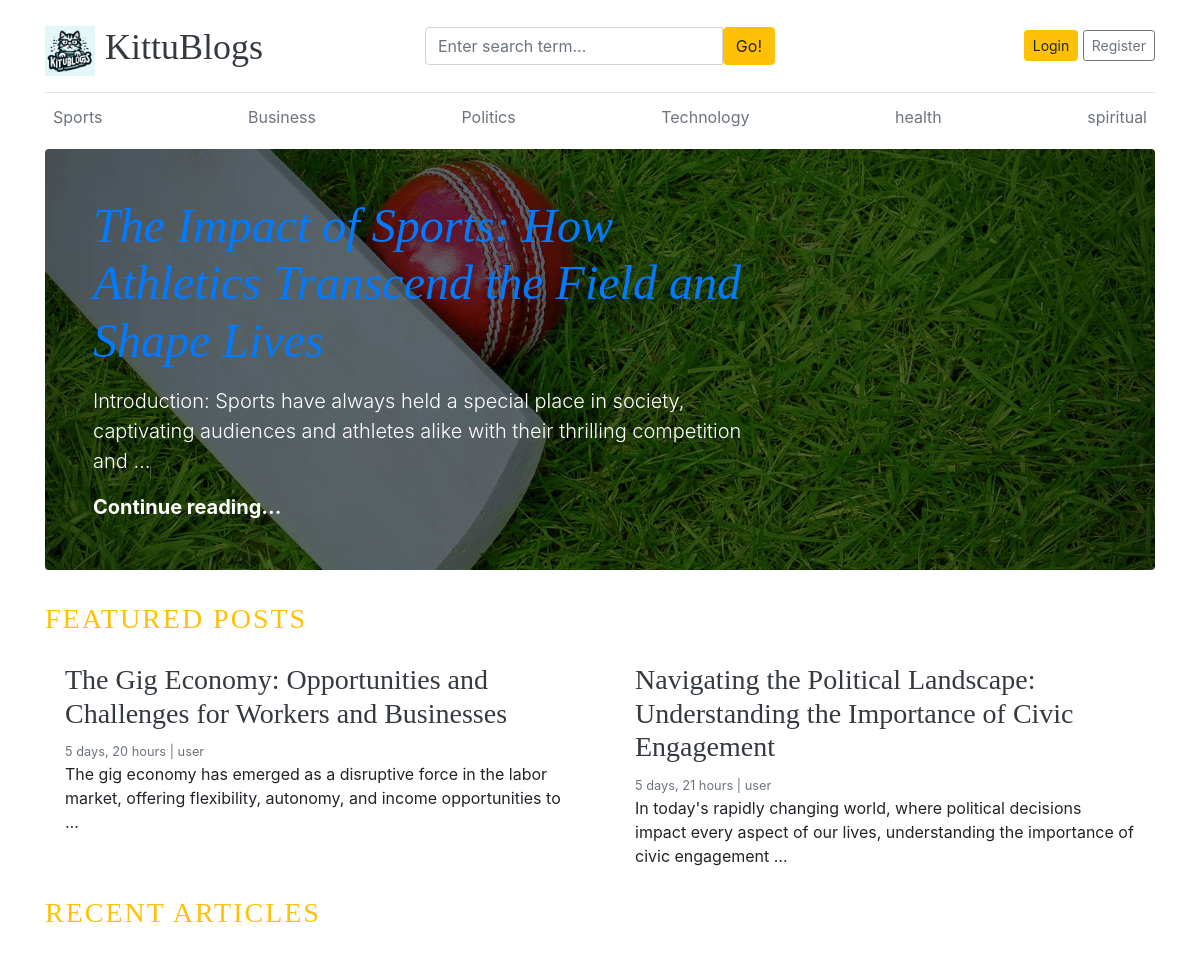
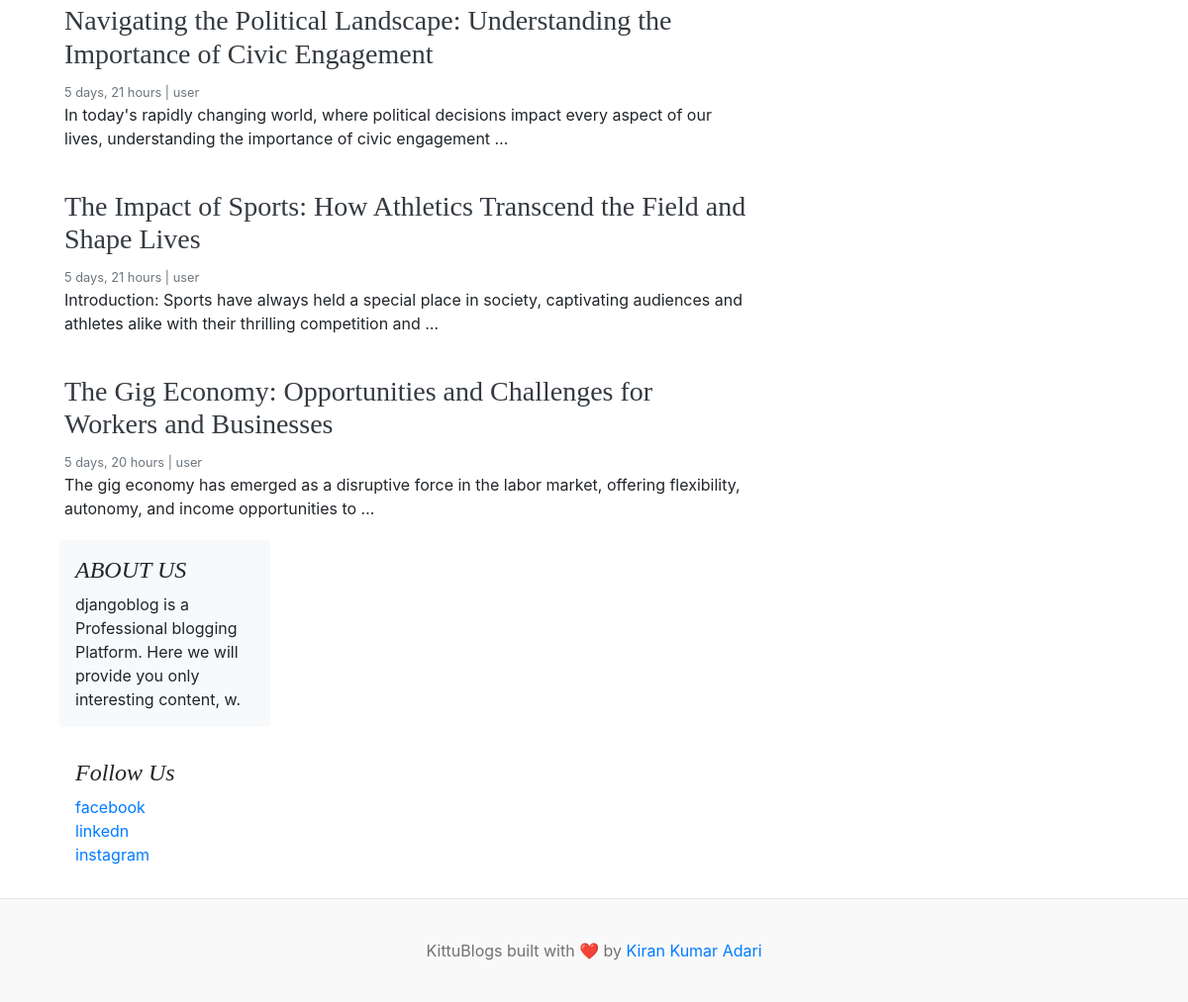
The page / on the database its author committed (2 pictures, top to bottom).
### blogs/models.py (models this page shows, shortened)
class category(models.Model):
    category_name = models.CharField(max_length = 100,unique=True)
    created_at = models.DateTimeField(auto_now_add =True)
    updated_at = models.DateTimeField(auto_now = True)
    class Meta:
        verbose_name_plural = "categories"

class Blog(models.Model):
    title = models.CharField(max_length=200,unique =True)
    slug = models.SlugField(max_length=250,unique=True,blank=True)
    category =models.ForeignKey(category,on_delete=models.CASCADE)
    author = models.ForeignKey(User,on_delete=models.CASCADE)
    featured_image = models.ImageField(upload_to='uploads/%Y/%m/%d')
    short_description = models.TextField(max_length = 500)
    blog_body =models.TextField(max_length=2000)
    status= models.CharField(max_length = 200,choices=STATUS_CHOICES,default="draft")
    is_featured = models.BooleanField(default=False)
    created_at=models.DateTimeField(auto_now_add =True)
    updated_at=models.DateTimeField(auto_now = True)

class Abouts(models.Model):
    about_heading=models.CharField(max_length=25)
    about_description=models.CharField(max_length=100)
    created_at=models.DateTimeField(auto_now_add =True)
    updated_at=models.DateTimeField(auto_now = True)
    class Meta:
        verbose_name_plural ='abouts'

class SocialLink(models.Model):
    platform = models.CharField(max_length=50)
    links = models.URLField(max_length=100)
    created_at=models.DateTimeField(auto_now_add =True)
    updated_at=models.DateTimeField(auto_now = True)

### blogmain/views.py (the view)
# urls.py: 2. Add a URL to urlpatterns:  path('', views.home, name='home')
def home(request):
    featured_posts = Blog.objects.filter(is_featured=True,status='published').order_by('updated_at')
    posts=Blog.objects.filter(is_featured=True,status="published")
    try:
        about=Abouts.objects.get()
    except:
        about=None
    context = {
        'featured_posts':featured_posts,
        'posts':posts,
        'about':about,
    }
    return render(request,'home.html',context)

### blogs/context_processors.py (called while the page is built)
def get_categories(request):
    categories=category.objects.all()
    return dict(categories=categories)

def get_social_links(request):
    social_links=SocialLink.objects.all()
    return dict(social_links=social_links)

### templates/home.html
{% extends "base.html" %}
{% block content %}
{% for post in featured_posts %}
{% if forloop.first %}
<div class="jumbotron p-3 p-md-5 text-white rounded bg-dark" style="background-image: url({{post.featured_image.url}});background-blend-mode: overlay;background-size:cover;">
    <div class="col-md-8 px-0">
      <h1 class="display-4 font-italic"><a href="{% url 'blogs' post.slug %}" >{{post.title}}</a></h1>
      <p class="lead my-3">{{post.short_description|truncatewords:20}}</p>
      <p class="lead mb-0"><a href="{% url 'blogs' post.slug %}" class="text-white font-weight-bold">Continue reading...</a></p>
    </div>
  </div>
  {%endif %}
  {% endfor %}
  <h3 class="text-uppercase text-warning" style="letter-spacing:2px;">Featured Posts</h3>
  <div class="row mb-2">
    {% for post in featured_posts %}
    {% if not forloop.first %}
    <div class="col-md-6">
      <div class="card border-0" >
        <div class="card-body">
          <h3><a href="{% url 'blogs' post.slug %}" class ="text-dark">{{post.title}}</a></h3>
          <small class="mb-1 text-muted">{{post.created_at| timesince}} | {{post.author}}</small>
          <p class="card-text">{{post.short_description|truncatewords:20}}</p>
        </div>
      </div>
    </div>
    {% endif %}
    {% endfor%}
  </div>
  <h3 class="text-uppercase text-warning" style="letter-spacing:2px;">Recent Articles</h3>
  <main role="main" class="container p-0">
    <div class="row">
      <div class="col-md-8 blog-main">
        {% for post in posts %}
        <div class="card border-0" >
          <div class="card-body">
            <h3><a href="{% url 'blogs' post.slug %}" class ="text-dark">{{post.title}}</a></h3>
            <small class="mb-1 text-muted">{{post.created_at| timesince}} | {{post.author}}</small>
            <p class="card-text">{{post.short_description|truncatewords:20}}</p>
          </div>
          {% endfor %}
        </div>
      </div>
      <aside class="col-md-4 blog-sidebar">
        <div class="p-3 mb-3 bg-light rounded">
          <h4 class="font-italic">{{about.about_heading}}</h4>
          <p class="mb-0">{{about.about_description}}.</p>
        </div>
        {% if social_links %}
        <div class="p-3">
          <h4 class="font-italic">Follow Us</h4>
          <ol class="list-unstyled">
            {% for i in social_links %}
            <li><a href="{{i.links}}">{{i.platform}}</a></li>
            {% endfor %}
          </ol>
        </div>
        {% endif %}
      </aside>
    </div>
  </main>
</div>
{% endblock %}

### templates/base.html (shortened to what this page needs)
{% load static %}
<!DOCTYPE html>
<html lang="en">
<head>
    <link href="https://getbootstrap.com/docs/4.0/dist/css/bootstrap.min.css" rel="stylesheet">
    <link href="{% static 'css/blog.css'%}" rel="stylesheet">
    <link rel="stylesheet" href="https://cdnjs.cloudflare.com/ajax/libs/font-awesome/4.7.0/css/font-awesome.min.css">
  </head>
<body>
    <div class="container">
      <header class="blog-header py-3">
        <div class="row flex-nowrap justify-content-between align-items-center">
          <div class="col-4 pt-1">
            <a class="blog-header-logo text-dark" href="/">
              <img src="{% static 'images/Designer.png' %}" alt="Logo" style="height: 50px; margin-right: 10px;">KittuBlogs</a>
          </div>
          <div class="col-4">
            <form action="{% url 'search'%}" method ="GET">
              <div class="input-group">
                <input class="form-control" type="text" name="keyword" value="{{keyword}}" placeholder="Enter search term..." aria-label="Enter search term..." aria-describedby="button-search" />
                <button type="submit" class="btn btn-warning" id="button-search" type="button">Go!</button>
            </div>
            </form>
          </div>
          <div class="col-4 d-flex justify-content-end align-items-center">
            {% if not user.is_authenticated %}
            <a class="btn btn-sm btn-warning" href="{%url 'login'%}">Login</a> &nbsp;
            <a class="btn btn-sm btn-outline-secondary" href="{%url 'register'%}">Register</a>
            {% else %}
            <span><a href="{% url 'dashboard' %}">Dashboard</a></span>
            &emsp;
            <span ><a href="{% url 'logout'%}">logout</a></span>
            {% endif %}
          </div>
        </div>
      </header>
      <div class="nav-scroller py-1 mb-2">
        <nav class="nav d-flex justify-content-between">
          {% for cat in categories %}
          <a class="p-2 text-muted" href="{% url 'post_by_category' cat.id %}">{{cat.category_name}}</a>
          {% endfor %}
        </nav>
      </div>
{% block content %}
{% endblock %}
<footer class="blog-footer">
{% for i in social_links %}
{% if forloop.counter == 2 %}
<p>KittuBlogs built with <span class="love-symbol">❤️</span> by <a href="{{i.links}}">Kiran Kumar Adari</a></p>
{% endif %}
{% endfor %}
</footer>
</body>
</html>

### blogmain/static/css/blog.css (style rules this page uses)
.blog-header { border-bottom: 1px solid #e5e5e5; }
.blog-header-logo { font-family: "Playfair Display", Georgia, "Times New Roman", serif; font-size: 2.25rem; }
h1, h2, h3, h4, h5, h6 { font-family: "Playfair Display", Georgia, "Times New Roman", serif; }
.display-4 { font-size: 2.5rem; }
@media (min-width: 768px) { .display-4 { font-size: 3rem; } }
.blog-footer { padding: 2.5rem 0; color: #727272; text-align: center; background-color: #f9f9f9; border-top: .05rem solid #e5e5e5; }
.blog-footer p:last-child { margin-bottom: 0; }

### rows shown on the page
category: category_name "Sports"
category: category_name "Business"
category: category_name "Politics"
category: category_name "Technology"
category: category_name "health"
category: category_name "spiritual"
Blog: featured_image (picture), title "The Impact of Sports: How Athletics Transcend the Field and Shape Lives", short_description "Introduction: Sports have always held a special place in society, captivating audiences and athletes alike with their thrilling competition and …", created_at "5 days, 21 hours", author "user"
Blog: title "The Gig Economy: Opportunities and Challenges for Workers and Businesses", created_at "5 days, 20 hours", author "user", short_description "The gig economy has emerged as a disruptive force in the labor market, offering flexibility, autonomy, and income opportunities to …"
Blog: title "Navigating the Political Landscape: Understanding the Importance of Civic Engagement", created_at "5 days, 21 hours", author "user", short_description "In today's rapidly changing world, where political decisions impact every aspect of our lives, understanding the importance of civic engagement …"
Abouts: about_heading "ABOUT US", about_description "djangoblog is a Professional blogging Platform. Here we will provide you only interesting content, w"
SocialLink: platform "facebook"
SocialLink: platform "linkedn"
SocialLink: platform "instagram"
